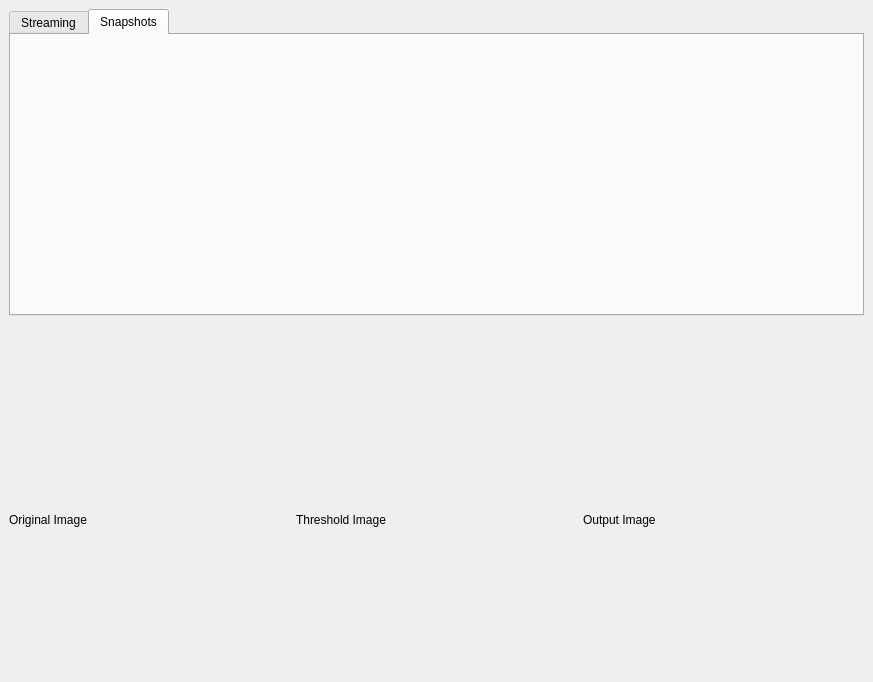
<?xml version="1.0" encoding="UTF-8"?>
<ui version="4.0">
 <class>MainWindow</class>
 <widget class="QMainWindow" name="MainWindow">
  <property name="geometry">
   <rect>
    <x>0</x>
    <y>0</y>
    <width>873</width>
    <height>682</height>
   </rect>
  </property>
  <property name="windowTitle">
   <string>MainWindow</string>
  </property>
  <widget class="QWidget" name="centralwidget">
   <property name="sizePolicy">
    <sizepolicy hsizetype="Expanding" vsizetype="Preferred">
     <horstretch>0</horstretch>
     <verstretch>0</verstretch>
    </sizepolicy>
   </property>
   <layout class="QGridLayout" name="gridLayout_3">
    <item row="1" column="0">
     <widget class="HsvParamsWidget" name="hsv_params" native="true">
      <property name="minimumSize">
       <size>
        <width>0</width>
        <height>9</height>
       </size>
      </property>
     </widget>
    </item>
    <item row="3" column="0">
     <widget class="CircleParamsWidget" name="circle_params" native="true">
      <property name="minimumSize">
       <size>
        <width>0</width>
        <height>9</height>
       </size>
      </property>
     </widget>
    </item>
    <item row="4" column="0">
     <layout class="QGridLayout" name="gridLayout_4">
      <item row="0" column="0">
       <layout class="QGridLayout" name="gridLayout_2">
        <item row="0" column="2">
         <widget class="QLabel" name="output_image">
          <property name="sizePolicy">
           <sizepolicy hsizetype="Expanding" vsizetype="Expanding">
            <horstretch>0</horstretch>
            <verstretch>0</verstretch>
           </sizepolicy>
          </property>
          <property name="text">
           <string>Output Image </string>
          </property>
         </widget>
        </item>
        <item row="0" column="0">
         <widget class="QLabel" name="original_image">
          <property name="sizePolicy">
           <sizepolicy hsizetype="Expanding" vsizetype="Expanding">
            <horstretch>0</horstretch>
            <verstretch>0</verstretch>
           </sizepolicy>
          </property>
          <property name="text">
           <string>Original Image</string>
          </property>
         </widget>
        </item>
        <item row="0" column="1">
         <widget class="QLabel" name="threshold_image">
          <property name="sizePolicy">
           <sizepolicy hsizetype="Expanding" vsizetype="Expanding">
            <horstretch>0</horstretch>
            <verstretch>0</verstretch>
           </sizepolicy>
          </property>
          <property name="text">
           <string>Threshold Image</string>
          </property>
         </widget>
        </item>
       </layout>
      </item>
     </layout>
    </item>
    <item row="2" column="0">
     <widget class="ContourFilterParamsWidget" name="contour_filter_params" native="true">
      <property name="minimumSize">
       <size>
        <width>0</width>
        <height>9</height>
       </size>
      </property>
      <property name="maximumSize">
       <size>
        <width>855</width>
        <height>10</height>
       </size>
      </property>
     </widget>
    </item>
    <item row="0" column="0">
     <widget class="QTabWidget" name="tabWidget">
      <property name="currentIndex">
       <number>1</number>
      </property>
      <widget class="StreamImageProviderWidget" name="streaming_tab" native="true">
       <attribute name="title">
        <string>Streaming</string>
       </attribute>
      </widget>
      <widget class="DirectoryImageProviderWidget" name="directory_tab" native="true">
       <attribute name="title">
        <string>Snapshots</string>
       </attribute>
      </widget>
     </widget>
    </item>
   </layout>
  </widget>
  <widget class="QMenuBar" name="menubar">
   <property name="geometry">
    <rect>
     <x>0</x>
     <y>0</y>
     <width>873</width>
     <height>21</height>
    </rect>
   </property>
  </widget>
 </widget>
 <customwidgets>
  <customwidget>
   <class>HsvParamsWidget</class>
   <extends>QWidget</extends>
   <header>ui/subpanels.h</header>
   <container>1</container>
  </customwidget>
  <customwidget>
   <class>CircleParamsWidget</class>
   <extends>QWidget</extends>
   <header>ui/subpanels.h</header>
   <container>1</container>
  </customwidget>
  <customwidget>
   <class>ContourFilterParamsWidget</class>
   <extends>QWidget</extends>
   <header>ui/subpanels.h</header>
   <container>1</container>
  </customwidget>
  <customwidget>
   <class>DirectoryImageProviderWidget</class>
   <extends>QWidget</extends>
   <header>ui/subpanels.h</header>
   <container>1</container>
  </customwidget>
  <customwidget>
   <class>StreamImageProviderWidget</class>
   <extends>QWidget</extends>
   <header>ui/subpanels.h</header>
   <container>1</container>
  </customwidget>
 </customwidgets>
 <resources/>
 <connections/>
</ui>
